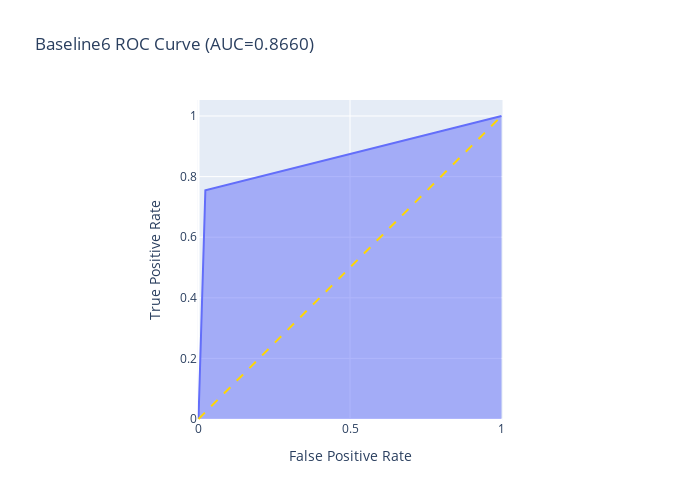

Source (notebook cell):
### Code cell
fpr, tpr, thresholds = roc_curve(b6_y_test, b6_test_pred)
fig = px.area(
    x=fpr, y=tpr,
    title=f'Baseline6 ROC Curve (AUC={auc(fpr, tpr):.4f})',
    labels=dict(x='False Positive Rate', y='True Positive Rate'),
    width=700, height=500
)
fig.add_shape(
    type='line', line=dict(color="gold",dash='dash'),
    x0=0, x1=1, y0=0, y1=1
)

fig.update_yaxes(scaleanchor="x", scaleratio=1)
fig.update_xaxes(constrain='domain')
fig.show()

### Figure 1 — Plotly figure (JSON) as saved in the notebook; plotly's stock layout.template omitted (floating-point values rounded to 4 significant figures)
{"data": [{"hovertemplate": "False Positive Rate=%{x}<br>True Positive Rate=%{y}<extra></extra>", "legendgroup": "", "line": {"color": "#636efa"}, "mode": "lines", "name": "", "orientation": "v", "showlegend": false, "stackgroup": "1", "type": "scatter", "x": [0, 0.02265, 1], "xaxis": "x", "y": [0, 0.7547, 1], "yaxis": "y"}], "layout": {"height": 500, "legend": {"tracegroupgap": 0}, "shapes": [{"line": {"color": "gold", "dash": "dash"}, "type": "line", "x0": 0, "x1": 1, "y0": 0, "y1": 1}], "title": {"text": "Baseline6 ROC Curve (AUC=0.8660)"}, "width": 700, "xaxis": {"anchor": "y", "autorange": true, "constrain": "domain", "domain": [0.2176, 0.7824], "range": [-0.0033, 1.003], "title": {"text": "False Positive Rate"}, "type": "linear"}, "yaxis": {"anchor": "x", "autorange": true, "domain": [0, 1], "range": [-0.0033, 1.053], "scaleanchor": "x", "scaleratio": 1, "title": {"text": "True Positive Rate"}, "type": "linear"}}}
